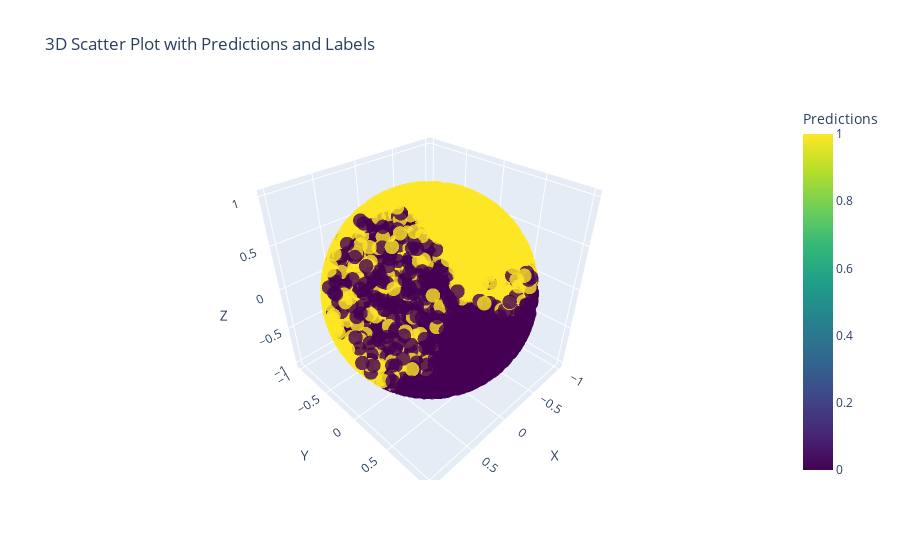

Here is the notebook cell this chart was saved with:
### Code cell
plot_model_act(model_0, X_train)

### Figure 1 — Plotly figure (JSON) as saved in the notebook; plotly's stock layout.template omitted (floating-point values rounded to 4 significant figures; data arrays with more than 128 entries replaced by an {"elided": "..."} marker saying what was removed)
{"data": [{"marker": {"color": {"elided": "4000 int values"}, "colorbar": {"title": {"text": "Predictions"}}, "colorscale": [[0, "#440154"], [0.1111, "#482878"], [0.2222, "#3e4989"], [0.3333, "#31688e"], [0.4444, "#26828e"], [0.5556, "#1f9e89"], [0.6667, "#35b779"], [0.7778, "#6ece58"], [0.8889, "#b5de2b"], [1, "#fde725"]], "opacity": 0.8, "size": 5}, "mode": "markers", "text": {"elided": "4000 str values"}, "type": "scatter3d", "x": {"elided": "4000 float values"}, "y": {"elided": "4000 float values"}, "z": {"elided": "4000 float values"}}], "layout": {"scene": {"xaxis": {"title": {"text": "X"}}, "yaxis": {"title": {"text": "Y"}}, "zaxis": {"title": {"text": "Z"}}}, "title": {"text": "3D Scatter Plot with Predictions and Labels"}}}
